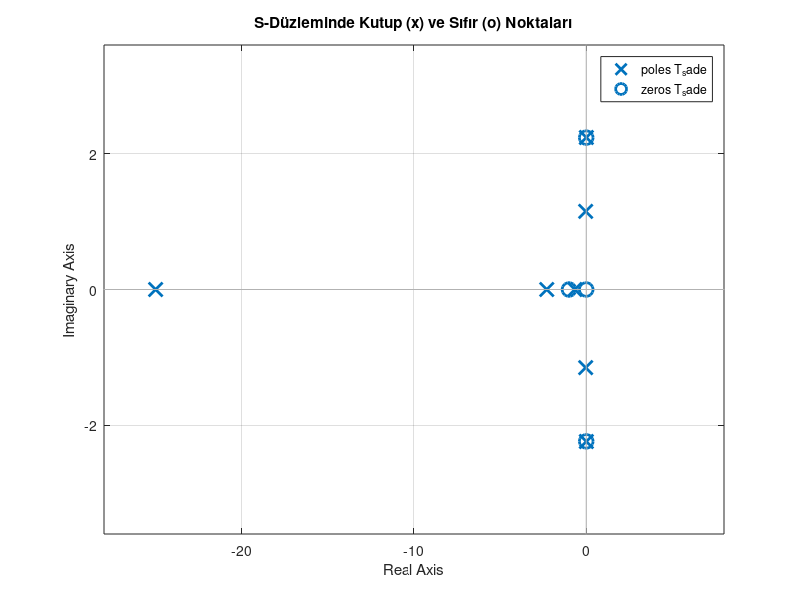
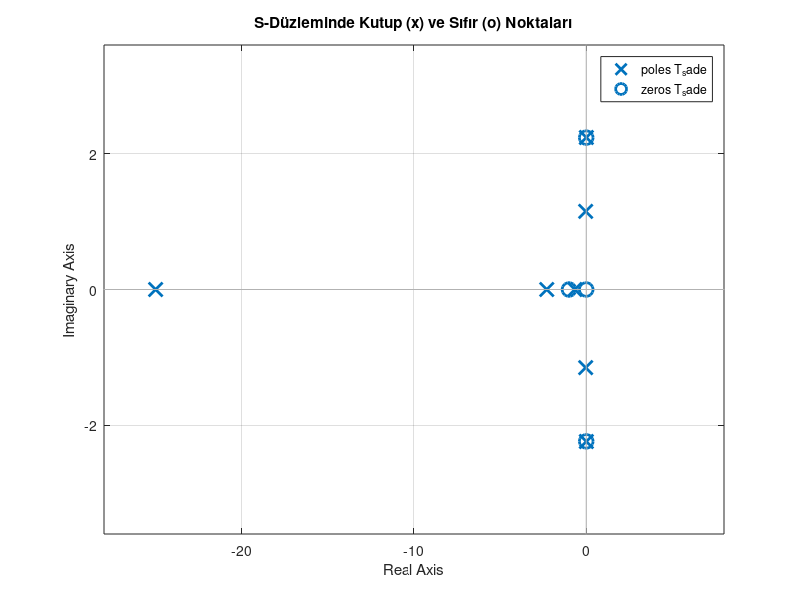
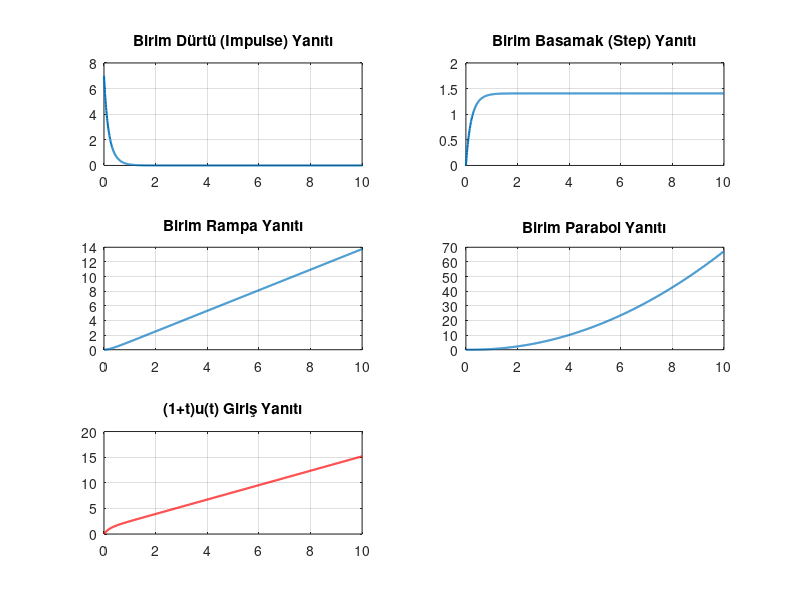

The MATLAB source for these figures, in order: (Note: this script raises an error after producing the figures.)
%% BLOK DİYAGRAMI İNDİRGEME VE ANALİZ
clc;        % Komut penceresini temizler
clear;      % Çalışma alanındaki (workspace) tüm değişkenleri siler
close all;  % Açık olan tüm grafik pencerelerini kapatır

% 1. Adım: Laplace değişkeni 's' tanımlanır. 
% Bu sayede transfer fonksiyonlarını doğrudan matematiksel formda yazabiliriz.
s = tf('s');

% 2. Adım: Blokların Tanımlanması
% Görseldeki her bir kutucuğu ayrı birer transfer fonksiyonu (TF) olarak tanımlıyoruz.

G1 = s / ((s^2 + 1) * (s + 2));       % İlk ileri yol bloğu
H1 = (s + 1) / ((s + 1) * (s + 1));  % Sol taraftaki ilk geri besleme bloğu
G2 = 1 / s;                          % İkinci toplama noktasından sonraki integratör
H2 = 25;                             % Sağdaki sabit geri besleme bloğu
H3 = s / (s^2 + 5);                  % En alttaki ana geri besleme bloğu

% 3. Adım: Blok Diyagramı İndirgeme (Adım Adım)

% A. Sol taraftaki G1 ve H1 arasındaki iç döngüyü çözelim.
% feedback(ileri_yol, geri_besleme, işaret) -> -1 negatif geri besleme demektir.
L1 = feedback(G1, H1, -1); 

% B. Sağ taraftaki G2 ve 25 (H2) arasındaki iç döngüyü çözelim.
L2 = feedback(G2, H2, -1);

% C. Bu iki iç döngü birbirine seri bağlı olduğu için çarparak 
% "Forward Path" (İleri Yol) toplam transfer fonksiyonunu buluyoruz.
G_forward = L1 * L2;

% D. Son olarak, tüm bu yapıyı en dıştaki H3 geri beslemesi ile kapatıyoruz.
% Bu bize sistemin tamamının "Kapalı Çevrim Transfer Fonksiyonunu" verir.
T = feedback(G_forward, H3, -1);

% 4. Adım: Sonuçların Gösterilmesi

fprintf('--- Kapalı Çevrim Transfer Fonksiyonu T(s) ---\n');
% minreal: Pay ve paydadaki birbirini yok eden (sadeleşen) terimleri temizler.
T_sade = minreal(T); 
disp(T_sade);

% Sistemdeki Sıfır Noktaları (Payı sıfır yapan değerler)
fprintf('Sıfır Noktaları (Zeros):\n');
z = zero(T_sade);
disp(z);

% Sistemdeki Kutup Noktaları (Paydayı sıfır yapan değerler - Kararlılık için kritiktir)
fprintf('Kutup Noktaları (Poles):\n');
p = pole(T_sade);
disp(p);

% 5. Adım: Görselleştirme
% Karmaşık düzlemde (s-düzlemi) kutup ve sıfırların yerini gösterir.
figure;
pzmap(T_sade); 
grid on; % Izgara ekleyerek değerlerin okunmasını kolaylaştırır
title('S-Düzleminde Kutup (x) ve Sıfır (o) Noktaları');

%% Temize cekilmis hali 
clc;
clear;
close all;

s = tf('s');

G1 = s / ((s^2 + 1) * (s + 2));
H1 = (s + 1) / ((s + 1) * (s + 1));
G2 = 1 / s;
H2 = 25;
H3 = s / (s^2 + 5);

L1 = feedback(G1, H1, -1); 
L2 = feedback(G2, H2, -1);
G_forward = L1 * L2;
T = feedback(G_forward, H3, -1);

fprintf('--- Kapalı Çevrim Transfer Fonksiyonu T(s) ---\n');
T_sade = minreal(T); 
disp(T_sade);

fprintf('Sıfır Noktaları (Zeros):\n');
z = zero(T_sade);
disp(z);

fprintf('Kutup Noktaları (Poles):\n');
p = pole(T_sade);
disp(p);

figure;
pzmap(T_sade); 
grid on;
title('S-Düzleminde Kutup (x) ve Sıfır (o) Noktaları');


%% SORU 2: SİSTEM YANITLARI ANALİZİ
clc; clear; close all;

% 1. Transfer Fonksiyonunun Tanımlanması
% G(s) = (7s + 45) / (s^2 + 12s + 32)
num = [7 45];          % Pay katsayıları
den = [1 12 32];       % Payda katsayıları
G = tf(num, den);      % Transfer fonksiyonunu oluştur

% Zaman vektörü (0'dan 10 saniyeye kadar analiz edelim)
t = 0:0.01:10;

% 2. Giriş Yanıtlarının Hesaplanması

% a) Birim Dürtü (Impulse) Yanıtı
[y_impulse, t_imp] = impulse(G, t);

% b) Birim Basamak (Step) Yanıtı
[y_step, t_step] = step(G, t);

% c) Birim Rampa (Ramp) Yanıtı
% Rampa girişi 1/s^2'dir, bu da birim basamağın integrali demektir.
u_ramp = t; 
y_ramp = lsim(G, u_ramp, t);

% d) Birim Parabol (Parabolic) Yanıtı
% Parabol girişi (1/2)*t^2'dir (Laplace karşılığı 1/s^3).
u_parabolic = 0.5 * t.^2;
y_parabolic = lsim(G, u_parabolic, t);

% e) (1 + t)u(t) Giriş Yanıtı
% Bu giriş aslında Birim Basamak + Birim Rampa demektir.
u_custom = 1 + t;
y_custom = lsim(G, u_custom, t);

% 3. Sonuçların Görselleştirilmesi
figure('Name', 'Sistem Giriş Yanıtları');

% Dürtü Yanıtı
subplot(3, 2, 1);
plot(t_imp, y_impulse, 'LineWidth', 1.5);
title('Birim Dürtü (Impulse) Yanıtı'); grid on;

% Basamak Yanıtı
subplot(3, 2, 2);
plot(t_step, y_step, 'LineWidth', 1.5);
title('Birim Basamak (Step) Yanıtı'); grid on;

% Rampa Yanıtı
subplot(3, 2, 3);
plot(t, y_ramp, 'LineWidth', 1.5);
title('Birim Rampa Yanıtı'); grid on;

% Parabol Yanıtı
subplot(3, 2, 4);
plot(t, y_parabolic, 'LineWidth', 1.5);
title('Birim Parabol Yanıtı'); grid on;

% (1+t)u(t) Yanıtı
subplot(3, 2, 5);
plot(t, y_custom, 'LineWidth', 1.5, 'Color', 'r');
title('(1+t)u(t) Giriş Yanıtı'); grid on;

% Tüm grafiklerin düzeni
sgtitle('G(s) = (7s + 45) / (s^2 + 12s + 32) Sistem Yanıtları');

%% temize cekilmis hali 
clc; clear; close all;

num = [7 45];          
den = [1 12 32];       
G = tf(num, den);      

t = 0:0.01:10;

[y_impulse, t_imp] = impulse(G, t);

[y_step, t_step] = step(G, t);

u_ramp = t; 
y_ramp = lsim(G, u_ramp, t);

u_parabolic = 0.5 * t.^2;
y_parabolic = lsim(G, u_parabolic, t);

u_custom = 1 + t;
y_custom = lsim(G, u_custom, t);

figure('Name', 'Sistem Giriş Yanıtları');

subplot(3, 2, 1);
plot(t_imp, y_impulse, 'LineWidth', 1.5);
title('Birim Dürtü (Impulse) Yanıtı'); grid on;

subplot(3, 2, 2);
plot(t_step, y_step, 'LineWidth', 1.5);
title('Birim Basamak (Step) Yanıtı'); grid on;

subplot(3, 2, 3);
plot(t, y_ramp, 'LineWidth', 1.5);
title('Birim Rampa Yanıtı'); grid on;

subplot(3, 2, 4);
plot(t, y_parabolic, 'LineWidth', 1.5);
title('Birim Parabol Yanıtı'); grid on;

subplot(3, 2, 5);
plot(t, y_custom, 'LineWidth', 1.5, 'Color', 'r');
title('(1+t)u(t) Giriş Yanıtı'); grid on;

sgtitle('G(s) = (7s + 45) / (s^2 + 12s + 32) Sistem Yanıtları')


%% SORU 2 DENEYDEKI CEVAP 
clc;                
clear;             
close all;          

% Transfer fonksiyonunu tanımla
num = [7 45];       % Transfer fonksiyonunun pay katsayıları
den = [1 12 32];    % Transfer fonksiyonunun payda katsayıları
G = tf(num, den);   % Pay ve payda kullanılarak transfer fonksiyonu oluşturulur

% Zaman vektörü
t = 0:0.01:10;      % 0 ile 10 saniye arasında 0.01 adımlı zaman dizisi oluşturulur

% 1) Birim dürtü yanıtı
figure;             % Yeni bir grafik penceresi açar
impulse(G, t);      % Sistemin birim dürtü girişine verdiği yanıtı çizer
grid on;            % Grafiğe ızgara ekler
title('Birim Durtu Yaniti');  % Grafik başlığı
xlabel('t (s)');              % x ekseni etiketi
ylabel('y(t)');               % y ekseni etiketi

% 2) Birim basamak yanıtı
figure;             % Yeni bir grafik penceresi açar
step(G, t);         % Sistemin birim basamak girişine verdiği yanıtı çizer
grid on;            % Izgara ekler
title('Birim Basamak Yaniti');% Grafik başlığı
xlabel('t (s)');              % x ekseni etiketi
ylabel('y(t)');               % y ekseni etiketi

% 3) Birim rampa yanıtı
% Birim rampa: r(t) = t*u(t)
r_rampa = t;                     % rampa giriş sinyali oluşturulur
y_rampa = lsim(G, r_rampa, t);   % lsim ile sistemin rampa girişine verdiği yanıt hesaplanır

figure;                          % Yeni grafik penceresi açılır
plot(t, y_rampa, 'LineWidth', 1.5); % Rampa yanıtı çizilir
grid on;                         % Izgara eklenir
title('Birim Rampa Yaniti');     % Grafik başlığı
xlabel('t (s)');                 % x ekseni etiketi
ylabel('y(t)');                  % y ekseni etiketi

% 4) Birim parabol yanıtı
% Birim parabol: r(t) = (t^2/2)*u(t)
r_parabol = (t.^2)/2;                 % Parabol giriş sinyali oluşturulur
y_parabol = lsim(G, r_parabol, t);    % Sistem çıkışı hesaplanır

figure;                               % Yeni grafik penceresi açılır
plot(t, y_parabol, 'LineWidth', 1.5); % Parabol yanıtı çizilir
grid on;                              % Izgara eklenir
title('Birim Parabol Yaniti');        % Grafik başlığı
xlabel('t (s)');                      % x ekseni etiketi
ylabel('y(t)');                       % y ekseni etiketi

%5) (1+t)u(t) giriş yanıtı
% Giriş: r(t) = (1+t)u(t)
r_ozel = 1 + t;                     % (1+t) şeklinde özel giriş sinyali oluşturulur
y_ozel = lsim(G, r_ozel, t);        % Sistem çıkışı hesaplanır

figure;                             % Yeni grafik penceresi açılır
plot(t, y_ozel, 'LineWidth', 1.5);  % Sistem çıkışı çizilir
grid on;                            % Izgara eklenir
title('(1+t)u(t) Giris Yaniti');    % Grafik başlığı
xlabel('t (s)');                    % x ekseni etiketi
ylabel('y(t)');                     % y ekseni etiketi

%%  SORU 3: SİNÜS DALGASI GİRİŞ CEVABI
clc; clear; close all;

% 1. Transfer Fonksiyonunun Tanımlanması
% G(s) = (s + 15) / (s^3 + 5s^2 + 12s + 32)
num = [1 15];              % Pay katsayıları
den = [1 5 12 32];         % Payda katsayıları
G = tf(num, den);          % Transfer fonksiyonunu oluştur

% 2. Sinüs Dalgası Girişinin Oluşturulması (gensig kullanımı)
% gensig(type, period, duration, sampling_interval)
% type: 'sin' (sinüs), 'square' (kare), 'pulse' (darbe)
period = 5;                % Sinüs dalgasının periyodu (saniye)
duration = 20;             % Simülasyonun toplam süresi (saniye)
dt = 0.01;                 % Örnekleme zaman aralığı

[u, t] = gensig('sin', period, duration, dt);

% 3. Sistemin Yanıtının Hesaplanması (lsim kullanımı)
% lsim: Doğrusal sistemlerin verilen herhangi bir girişe tepkisini hesaplar.
[y, t] = lsim(G, u, t);

% 4. Sonuçların Görselleştirilmesi
figure;
plot(t, u, 'r--', 'LineWidth', 1); hold on; % Giriş sinyali (kesikli kırmızı)
plot(t, y, 'b', 'LineWidth', 1.5);         % Çıkış sinyali (düz mavi)

grid on;
title('Sistemin Sinüs Dalgası Girişine Tepkisi');
xlabel('Zaman (s)');
ylabel('Genlik');
legend('Giriş Sinyali (u)', 'Çıkış Sinyali (y)');

%% SORU 3 lab 
clc;               
clear;            
close all;          
% Transfer fonksiyonu tanimlanır
num = [1 15];       % Transfer fonksiyonunun pay katsayıları
den = [1 5 12 32];  % Transfer fonksiyonunun payda katsayıları
G = tf(num, den);   % Pay ve payda kullanılarak sistem transfer fonksiyonu oluşturulur

% Zaman vektoru
t = 0:0.01:20;      % 0 ile 20 saniye arasında 0.01 adımlı zaman dizisi oluşturulur

% 1) lsim kullanarak sinus giris cevabi
% Giris sinyali x(t) = sin(t)
x1 = sin(t);        % Sinüs giriş sinyali oluşturulur

% Sistemin cevabini hesapla
y1 = lsim(G, x1, t); % lsim komutu ile sistemin bu girişe verdiği çıkış hesaplanır

% Grafigi ciz
figure;                               % Yeni grafik penceresi açar
plot(t, x1, '--', 'LineWidth', 1.2);  % Giriş sinyali kesikli çizgi ile çizilir
hold on;                              % Aynı grafikte başka eğrilerin çizilmesine izin verir
plot(t, y1, 'LineWidth', 1.5);        % Sistem çıkışı çizilir
grid on;                              % Grafiğe ızgara ekler
title('lsim ile Sinus Giris Cevabi'); % Grafik başlığı
xlabel('t (s)');                      % x ekseni etiketi
ylabel('Genlik');                     % y ekseni etiketi
legend('Giris: sin(t)', 'Cikis: y(t)'); % Grafik açıklaması

% 2) gensig kullanarak sinus benzeri periyodik giris olusturma
% gensig ile sinyali olusturulur
% 'sin' -> sinus sinyali
% 2*pi -> periyot, yani w = 1 rad/s olur
% 20 -> toplam sure
% 0.01 -> ornekleme araligi
[x2, t2] = gensig('sin', 2*pi, 20, 0.01); % gensig komutu ile sinüs sinyali ve zaman vektörü oluşturulur

% Sistemin cevabini hesapla
y2 = lsim(G, x2, t2);   % Sistem bu giriş sinyali ile simüle edilir ve çıkış hesaplanır

% Grafigi ciz
figure;                               % Yeni grafik penceresi açar
plot(t2, x2, '--', 'LineWidth', 1.2); % Giriş sinyali kesikli çizgi ile çizilir
hold on;                              % Aynı grafikte ikinci eğri çizileceği için tutulur
plot(t2, y2, 'LineWidth', 1.5);       % Sistem çıkışı çizilir
grid on;                              % Izgara eklenir
title('gensig + lsim ile Sinus Giris Cevabi'); % Grafik başlığı
xlabel('t (s)');                      % x ekseni etiketi
ylabel('Genlik');                     % y ekseni etiketi
legend('Giris', 'Cikis');             % Grafik açıklaması

% 3) Karsilastirma grafigi
figure;                               % Yeni grafik penceresi açar
plot(t, y1, 'LineWidth', 1.5);        % lsim ile elde edilen çıkış çizilir
hold on;                              % Aynı grafikte ikinci eğri çizileceği için tutulur
plot(t2, y2, '--', 'LineWidth', 1.5); % gensig ile elde edilen çıkış kesikli çizgi ile çizilir
grid on;                              % Izgara eklenir
title('lsim ve gensig Sonuclarinin Karsilastirilmasi'); % Grafik başlığı
xlabel('t (s)');                      % x ekseni etiketi
ylabel('y(t)');                       % y ekseni etiketi
legend('lsim sonucu', 'gensig sonucu'); % İki yöntemin sonuçlarını gösteren açıklama
